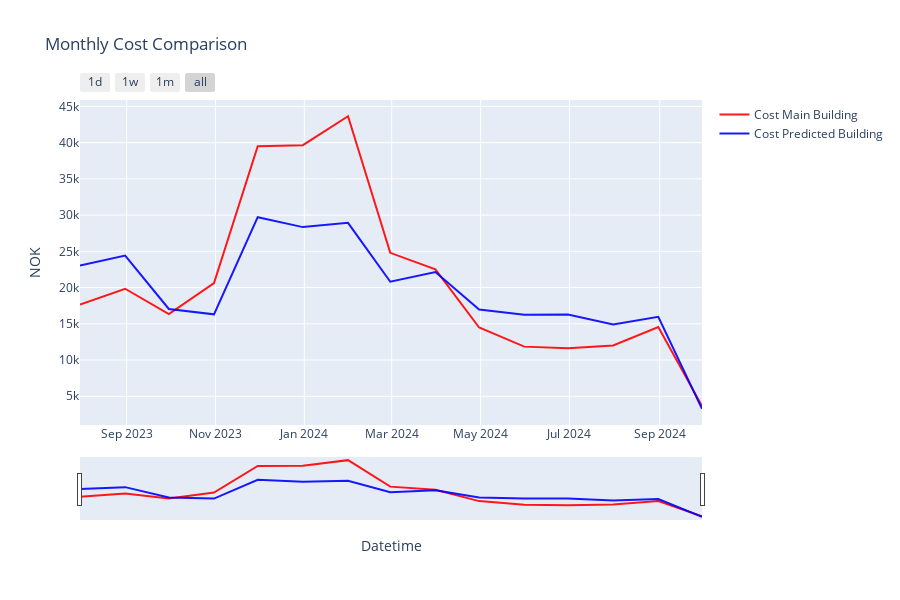

Notebook cell for this chart:
### Markdown cell above
7. Tariff main vs predicted

### Code cell
plot_cols_tarny =[
    ColumnParam("Tariff_Cost_Net_Of_Sun", "Cost Main Building"),
    ColumnParam("Prediction", "Cost Predicted Building"),
]

tariff_cost=tariff_cost.reset_index()

plot_energy_usage(tariff_cost, plot_cols_tarny,
                    titel="Monthly Cost Comparison",
                    yaxis_title="NOK",
                    tozeroy=False,
                    dark_mode=True,
                    )

### Figure 1 — Plotly figure (JSON) as saved in the notebook; plotly's stock layout.template omitted (floating-point values rounded to 4 significant figures)
{"data": [{"line": {"color": "rgba(255, 0, 0, 0.9)"}, "mode": "lines", "name": "Cost Main Building", "type": "scatter", "x": ["2023-07-31T00:00:00", "2023-08-31T00:00:00", "2023-09-30T00:00:00", "2023-10-31T00:00:00", "2023-11-30T00:00:00", "2023-12-31T00:00:00", "2024-01-31T00:00:00", "2024-02-29T00:00:00", "2024-03-31T00:00:00", "2024-04-30T00:00:00", "2024-05-31T00:00:00", "2024-06-30T00:00:00", "2024-07-31T00:00:00", "2024-08-31T00:00:00", "2024-09-30T00:00:00"], "y": [17660.0, 19840.0, 16350.0, 20610.0, 39500.0, 39650.0, 43640.0, 24790.0, 22510.0, 14480.0, 11850.0, 11620.0, 12000.0, 14560.0, 3652.0]}, {"line": {"color": "rgba(0, 0, 255, 0.9)"}, "mode": "lines", "name": "Cost Predicted Building", "type": "scatter", "x": ["2023-07-31T00:00:00", "2023-08-31T00:00:00", "2023-09-30T00:00:00", "2023-10-31T00:00:00", "2023-11-30T00:00:00", "2023-12-31T00:00:00", "2024-01-31T00:00:00", "2024-02-29T00:00:00", "2024-03-31T00:00:00", "2024-04-30T00:00:00", "2024-05-31T00:00:00", "2024-06-30T00:00:00", "2024-07-31T00:00:00", "2024-08-31T00:00:00", "2024-09-30T00:00:00"], "y": [23050.0, 24420.0, 17050.0, 16300.0, 29720.0, 28340.0, 28940.0, 20810.0, 22140.0, 16980.0, 16250.0, 16290.0, 14910.0, 15960.0, 3278.0]}], "layout": {"height": 600, "hovermode": "x unified", "showlegend": true, "title": {"text": "Monthly Cost Comparison"}, "xaxis": {"rangeselector": {"buttons": [{"count": 1, "label": "1d", "step": "day", "stepmode": "backward"}, {"count": 7, "label": "1w", "step": "day", "stepmode": "backward"}, {"count": 1, "label": "1m", "step": "month", "stepmode": "backward"}, {"step": "all"}]}, "rangeslider": {"visible": true}, "title": {"text": "Datetime"}, "type": "date"}, "yaxis": {"title": {"text": "NOK"}}}}
